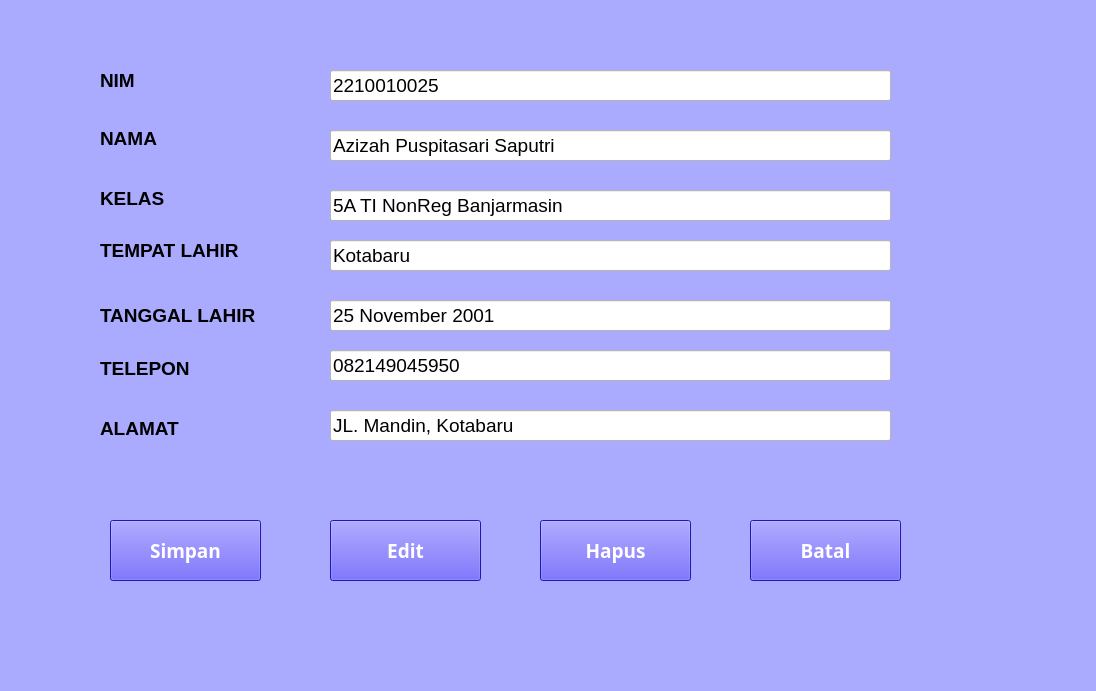
<?xml version="1.0" encoding="UTF-8"?>
<ui version="4.0">
 <class>MainWindow</class>
 <widget class="QMainWindow" name="MainWindow">
  <property name="geometry">
   <rect>
    <x>0</x>
    <y>0</y>
    <width>1096</width>
    <height>691</height>
   </rect>
  </property>
  <property name="windowTitle">
   <string>MainWindow</string>
  </property>
  <property name="styleSheet">
   <string notr="true">background-color: rgb(170, 170, 255);</string>
  </property>
  <widget class="QWidget" name="centralwidget">
   <widget class="QLabel" name="label">
    <property name="geometry">
     <rect>
      <x>100</x>
      <y>70</y>
      <width>111</width>
      <height>21</height>
     </rect>
    </property>
    <property name="font">
     <font>
      <pointsize>14</pointsize>
      <weight>75</weight>
      <bold>true</bold>
     </font>
    </property>
    <property name="text">
     <string>NIM</string>
    </property>
   </widget>
   <widget class="QLabel" name="label_2">
    <property name="geometry">
     <rect>
      <x>100</x>
      <y>130</y>
      <width>91</width>
      <height>16</height>
     </rect>
    </property>
    <property name="font">
     <font>
      <pointsize>14</pointsize>
      <weight>75</weight>
      <bold>true</bold>
     </font>
    </property>
    <property name="text">
     <string>NAMA</string>
    </property>
   </widget>
   <widget class="QLabel" name="label_3">
    <property name="geometry">
     <rect>
      <x>100</x>
      <y>190</y>
      <width>121</width>
      <height>16</height>
     </rect>
    </property>
    <property name="font">
     <font>
      <pointsize>14</pointsize>
      <weight>75</weight>
      <bold>true</bold>
     </font>
    </property>
    <property name="text">
     <string>KELAS</string>
    </property>
   </widget>
   <widget class="QLabel" name="label_4">
    <property name="geometry">
     <rect>
      <x>100</x>
      <y>240</y>
      <width>191</width>
      <height>21</height>
     </rect>
    </property>
    <property name="font">
     <font>
      <pointsize>14</pointsize>
      <weight>75</weight>
      <bold>true</bold>
     </font>
    </property>
    <property name="text">
     <string>TEMPAT LAHIR</string>
    </property>
   </widget>
   <widget class="QLabel" name="label_5">
    <property name="geometry">
     <rect>
      <x>100</x>
      <y>300</y>
      <width>231</width>
      <height>31</height>
     </rect>
    </property>
    <property name="font">
     <font>
      <pointsize>14</pointsize>
      <weight>75</weight>
      <bold>true</bold>
     </font>
    </property>
    <property name="text">
     <string>TANGGAL LAHIR</string>
    </property>
   </widget>
   <widget class="QLabel" name="label_6">
    <property name="geometry">
     <rect>
      <x>100</x>
      <y>360</y>
      <width>181</width>
      <height>16</height>
     </rect>
    </property>
    <property name="font">
     <font>
      <pointsize>14</pointsize>
      <weight>75</weight>
      <bold>true</bold>
     </font>
    </property>
    <property name="text">
     <string>TELEPON</string>
    </property>
   </widget>
   <widget class="QPushButton" name="pushButton">
    <property name="geometry">
     <rect>
      <x>110</x>
      <y>520</y>
      <width>151</width>
      <height>61</height>
     </rect>
    </property>
    <property name="font">
     <font>
      <family>Myanmar Text</family>
      <pointsize>14</pointsize>
      <weight>75</weight>
      <bold>true</bold>
     </font>
    </property>
    <property name="autoFillBackground">
     <bool>false</bool>
    </property>
    <property name="styleSheet">
     <string notr="true">background-color: rgb(47, 32, 255);
color: rgb(255, 255, 255);
</string>
    </property>
    <property name="text">
     <string>Simpan</string>
    </property>
   </widget>
   <widget class="QLineEdit" name="lineEdit">
    <property name="geometry">
     <rect>
      <x>330</x>
      <y>70</y>
      <width>561</width>
      <height>31</height>
     </rect>
    </property>
    <property name="font">
     <font>
      <pointsize>14</pointsize>
     </font>
    </property>
    <property name="styleSheet">
     <string notr="true">background-color: rgb(255, 255, 255);</string>
    </property>
    <property name="text">
     <string>2210010025</string>
    </property>
   </widget>
   <widget class="QLineEdit" name="lineEdit_2">
    <property name="geometry">
     <rect>
      <x>330</x>
      <y>130</y>
      <width>561</width>
      <height>31</height>
     </rect>
    </property>
    <property name="font">
     <font>
      <pointsize>14</pointsize>
     </font>
    </property>
    <property name="styleSheet">
     <string notr="true">background-color: rgb(255, 255, 255);</string>
    </property>
    <property name="text">
     <string>Azizah Puspitasari Saputri</string>
    </property>
   </widget>
   <widget class="QLineEdit" name="lineEdit_3">
    <property name="geometry">
     <rect>
      <x>330</x>
      <y>190</y>
      <width>561</width>
      <height>31</height>
     </rect>
    </property>
    <property name="font">
     <font>
      <pointsize>14</pointsize>
     </font>
    </property>
    <property name="styleSheet">
     <string notr="true">background-color: rgb(255, 255, 255);</string>
    </property>
    <property name="text">
     <string>5A TI NonReg Banjarmasin</string>
    </property>
   </widget>
   <widget class="QLineEdit" name="lineEdit_4">
    <property name="geometry">
     <rect>
      <x>330</x>
      <y>240</y>
      <width>561</width>
      <height>31</height>
     </rect>
    </property>
    <property name="font">
     <font>
      <pointsize>14</pointsize>
     </font>
    </property>
    <property name="styleSheet">
     <string notr="true">background-color: rgb(255, 255, 255);</string>
    </property>
    <property name="text">
     <string>Kotabaru</string>
    </property>
   </widget>
   <widget class="QLineEdit" name="lineEdit_5">
    <property name="geometry">
     <rect>
      <x>330</x>
      <y>300</y>
      <width>561</width>
      <height>31</height>
     </rect>
    </property>
    <property name="font">
     <font>
      <pointsize>14</pointsize>
     </font>
    </property>
    <property name="styleSheet">
     <string notr="true">background-color: rgb(255, 255, 255);</string>
    </property>
    <property name="text">
     <string>25 November 2001</string>
    </property>
   </widget>
   <widget class="QLabel" name="label_7">
    <property name="geometry">
     <rect>
      <x>100</x>
      <y>420</y>
      <width>141</width>
      <height>16</height>
     </rect>
    </property>
    <property name="font">
     <font>
      <pointsize>14</pointsize>
      <weight>75</weight>
      <bold>true</bold>
     </font>
    </property>
    <property name="text">
     <string>ALAMAT</string>
    </property>
   </widget>
   <widget class="QLineEdit" name="lineEdit_6">
    <property name="geometry">
     <rect>
      <x>330</x>
      <y>350</y>
      <width>561</width>
      <height>31</height>
     </rect>
    </property>
    <property name="font">
     <font>
      <pointsize>14</pointsize>
     </font>
    </property>
    <property name="styleSheet">
     <string notr="true">background-color: rgb(255, 255, 255);</string>
    </property>
    <property name="text">
     <string>082149045950</string>
    </property>
   </widget>
   <widget class="QLineEdit" name="lineEdit_7">
    <property name="geometry">
     <rect>
      <x>330</x>
      <y>410</y>
      <width>561</width>
      <height>31</height>
     </rect>
    </property>
    <property name="font">
     <font>
      <pointsize>14</pointsize>
     </font>
    </property>
    <property name="styleSheet">
     <string notr="true">background-color: rgb(255, 255, 255);</string>
    </property>
    <property name="text">
     <string>JL. Mandin, Kotabaru</string>
    </property>
   </widget>
   <widget class="QPushButton" name="pushButton_2">
    <property name="geometry">
     <rect>
      <x>330</x>
      <y>520</y>
      <width>151</width>
      <height>61</height>
     </rect>
    </property>
    <property name="font">
     <font>
      <family>Myanmar Text</family>
      <pointsize>14</pointsize>
      <weight>75</weight>
      <bold>true</bold>
     </font>
    </property>
    <property name="styleSheet">
     <string notr="true">background-color: rgb(47, 32, 255);
color: rgb(255, 255, 255);</string>
    </property>
    <property name="text">
     <string>Edit</string>
    </property>
   </widget>
   <widget class="QPushButton" name="pushButton_3">
    <property name="geometry">
     <rect>
      <x>540</x>
      <y>520</y>
      <width>151</width>
      <height>61</height>
     </rect>
    </property>
    <property name="font">
     <font>
      <family>Myanmar Text</family>
      <pointsize>14</pointsize>
      <weight>75</weight>
      <bold>true</bold>
     </font>
    </property>
    <property name="styleSheet">
     <string notr="true">background-color: rgb(47, 32, 255);
color: rgb(255, 255, 255);</string>
    </property>
    <property name="text">
     <string>Hapus</string>
    </property>
   </widget>
   <widget class="QPushButton" name="pushButton_4">
    <property name="geometry">
     <rect>
      <x>750</x>
      <y>520</y>
      <width>151</width>
      <height>61</height>
     </rect>
    </property>
    <property name="font">
     <font>
      <family>Myanmar Text</family>
      <pointsize>14</pointsize>
      <weight>75</weight>
      <bold>true</bold>
     </font>
    </property>
    <property name="styleSheet">
     <string notr="true">background-color: rgb(47, 32, 255);
color: rgb(255, 255, 255);</string>
    </property>
    <property name="text">
     <string>Batal</string>
    </property>
   </widget>
  </widget>
  <widget class="QMenuBar" name="menubar">
   <property name="geometry">
    <rect>
     <x>0</x>
     <y>0</y>
     <width>1096</width>
     <height>26</height>
    </rect>
   </property>
  </widget>
  <widget class="QStatusBar" name="statusbar"/>
 </widget>
 <resources/>
 <connections/>
</ui>
